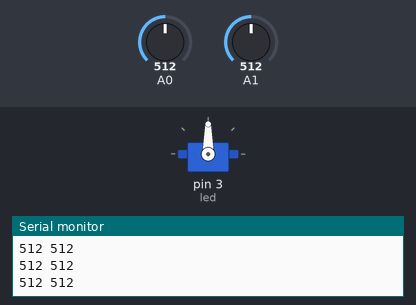
A sketch run on a simulated Arduino Uno, built with avr-gcc and run on an emulated ATmega328P. Shown: servo, the last lines printed to the serial monitor. Inputs (shaded band) come from the test bench; at power-on: A0 = 512, A1 = 512.

Above: at 1.2 s.
1.3 s: A0 set to 12
2.8 s: A0 set to 9
At 2.95 s:
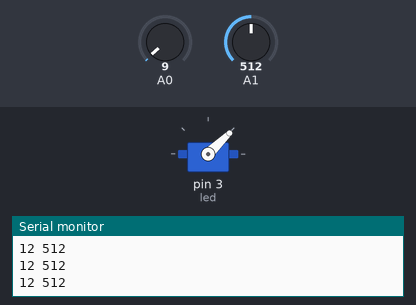
5.8 s: A0 set to 1023
At 7.2 s:
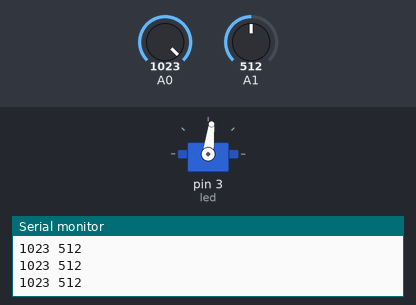
7.5 s: A1 set to 12
9.0 s: A1 set to 9
At 9.16 s:
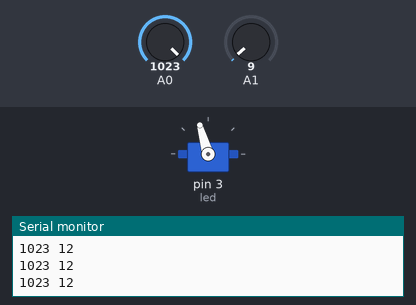
12.0 s: A1 set to 122
At 13.5 s:
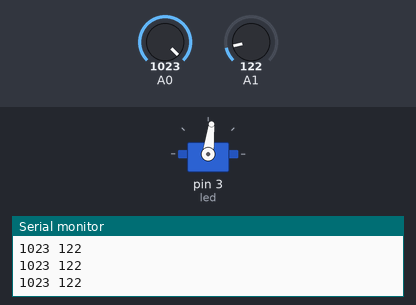
Timing chart, 0 to 14.7 s (numbered marks = the images above; inputs shaded):
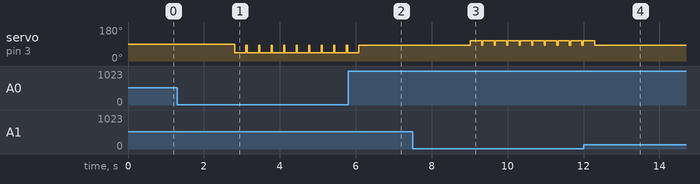

Measured:
- the behaviour switches between 11 and 10 on A0 (found by bisection; images 0 and 1)
- the behaviour switches between 11 and 10 on A1 (found by bisection; images 2 and 3)
- after the input at 2.8 s, servo on pin 3 (led): alternates 83° for 0.03 s and 44° for 0.30 s, starting at once
- after the input at 5.8 s, servo on pin 3 (led): goes on until 6.1 s, then stays 83°
- after the input at 9.0 s, servo on pin 3 (led): alternates 106° for 0.30 s and 83° for 0.03 s, starting at once
- after the input at 12.0 s, servo on pin 3 (led): goes on until 12.3 s, then stays 83°

The sketch:

Button2Servo.ino
```cpp
#include <Servo.h>
int led = 3; //LED_BUILTIN;
int brightness = 0;
Servo serv1;
void setup() {
  // initialize serial communication at 9600 bits per second:
  Serial.begin(9600);
  pinMode(led, OUTPUT);
  serv1.attach(3);                  //servo attached to pwn
}

// the loop routine runs over and over again forever:
void loop() {
  // read the input on analog pin 0:
  int sensorValue0 = analogRead(A0);//for button 1
  int sensorValue1 = analogRead(A1);//for button 2
  int delayT = 300;                 //time to leave cervo on
  int stopT = 1400;                 //microseconds to stop at
  if ((sensorValue0 <= 10) & (sensorValue1 <= 10)){ //if button 1 and 2 are not pushed
    //analogWrite(led, 512);
    serv1.writeMicroseconds(stopT); //don't do anything
  }
  if ((sensorValue0 <= 10) & (sensorValue1 > 200)){ //if button 2 is pushed
//    analogWrite(led, 100);
    serv1.writeMicroseconds(1000);  //rotate clockwise
    delay(delayT);                  //wait for correct degrees rotated
    serv1.writeMicroseconds(stopT); //stop
  }
  if ((sensorValue0 > 200) & (sensorValue1 <= 10)){ //if button 1 is pushed
//    analogWrite(led, 1000);
    serv1.writeMicroseconds(1635);  //rotate counterclockwise
    delay(delayT);                  //wait for correct degrees rotated
    serv1.writeMicroseconds(stopT); //stop
  }
  Serial.println((String) sensorValue0 + " " + (String) sensorValue1);
  delay(30);
}
```
